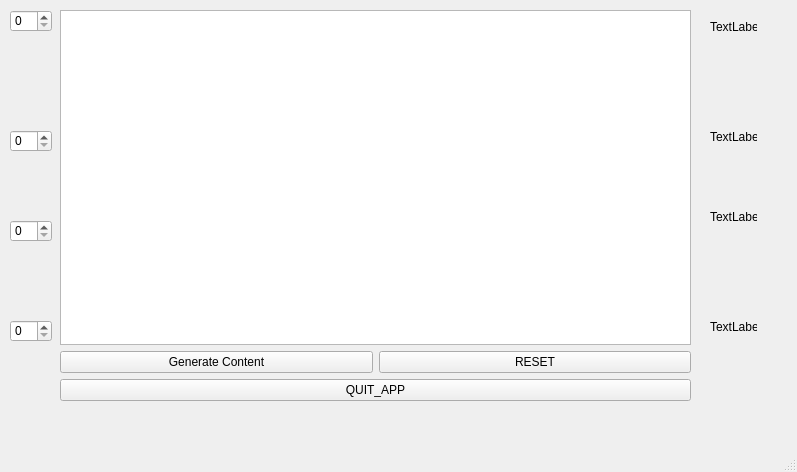
<?xml version="1.0" encoding="UTF-8"?>
<ui version="4.0">
 <class>MainWindow</class>
 <widget class="QMainWindow" name="MainWindow">
  <property name="geometry">
   <rect>
    <x>0</x>
    <y>0</y>
    <width>797</width>
    <height>472</height>
   </rect>
  </property>
  <property name="windowTitle">
   <string>Réseau de tri</string>
  </property>
  <widget class="QWidget" name="centralwidget">
   <widget class="QWidget" name="gridLayoutWidget">
    <property name="geometry">
     <rect>
      <x>60</x>
      <y>10</y>
      <width>631</width>
      <height>391</height>
     </rect>
    </property>
    <layout class="QGridLayout" name="MainLayout">
     <item row="0" column="0" colspan="2">
      <widget class="QGraphicsView" name="graphicsView"/>
     </item>
     <item row="1" column="0">
      <widget class="QPushButton" name="Generate_Btn">
       <property name="text">
        <string>Generate Content</string>
       </property>
      </widget>
     </item>
     <item row="1" column="1">
      <widget class="QPushButton" name="Reset_Btn">
       <property name="text">
        <string>RESET</string>
       </property>
      </widget>
     </item>
     <item row="2" column="0" colspan="2">
      <widget class="QPushButton" name="Quitbtn">
       <property name="text">
        <string>QUIT_APP</string>
       </property>
      </widget>
     </item>
    </layout>
   </widget>
   <widget class="QSpinBox" name="spinBox">
    <property name="geometry">
     <rect>
      <x>10</x>
      <y>10</y>
      <width>42</width>
      <height>22</height>
     </rect>
    </property>
   </widget>
   <widget class="QSpinBox" name="spinBox_2">
    <property name="geometry">
     <rect>
      <x>10</x>
      <y>130</y>
      <width>42</width>
      <height>22</height>
     </rect>
    </property>
   </widget>
   <widget class="QSpinBox" name="spinBox_3">
    <property name="geometry">
     <rect>
      <x>10</x>
      <y>220</y>
      <width>42</width>
      <height>22</height>
     </rect>
    </property>
   </widget>
   <widget class="QSpinBox" name="spinBox_4">
    <property name="geometry">
     <rect>
      <x>10</x>
      <y>320</y>
      <width>42</width>
      <height>22</height>
     </rect>
    </property>
   </widget>
   <widget class="QLabel" name="label">
    <property name="geometry">
     <rect>
      <x>710</x>
      <y>20</y>
      <width>47</width>
      <height>13</height>
     </rect>
    </property>
    <property name="text">
     <string>TextLabel</string>
    </property>
   </widget>
   <widget class="QLabel" name="label_2">
    <property name="geometry">
     <rect>
      <x>710</x>
      <y>130</y>
      <width>47</width>
      <height>13</height>
     </rect>
    </property>
    <property name="text">
     <string>TextLabel</string>
    </property>
   </widget>
   <widget class="QLabel" name="label_3">
    <property name="geometry">
     <rect>
      <x>710</x>
      <y>210</y>
      <width>47</width>
      <height>13</height>
     </rect>
    </property>
    <property name="text">
     <string>TextLabel</string>
    </property>
   </widget>
   <widget class="QLabel" name="label_4">
    <property name="geometry">
     <rect>
      <x>710</x>
      <y>320</y>
      <width>47</width>
      <height>13</height>
     </rect>
    </property>
    <property name="text">
     <string>TextLabel</string>
    </property>
   </widget>
  </widget>
  <widget class="QMenuBar" name="menubar">
   <property name="geometry">
    <rect>
     <x>0</x>
     <y>0</y>
     <width>797</width>
     <height>20</height>
    </rect>
   </property>
  </widget>
  <widget class="QStatusBar" name="statusbar"/>
 </widget>
 <resources/>
 <connections/>
</ui>
